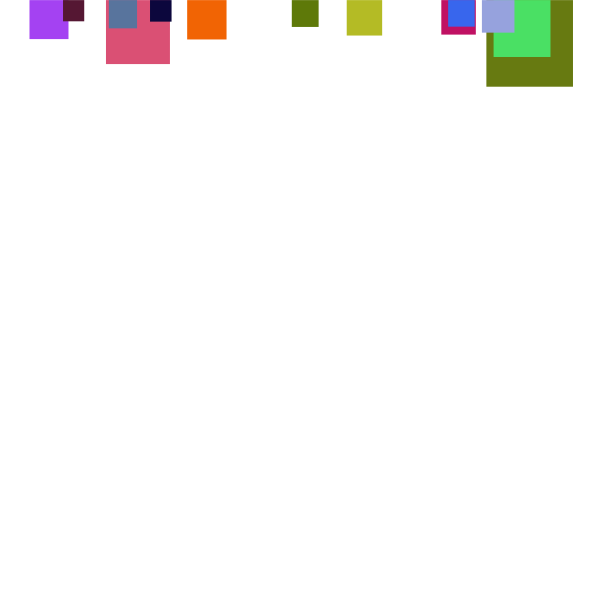
Frame 1 (no input)
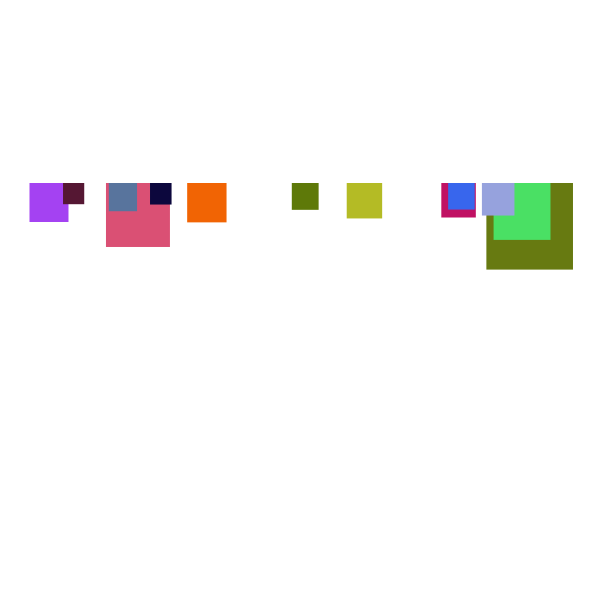
Frame 60 (the mouse pressed at the canvas centre just before this capture)
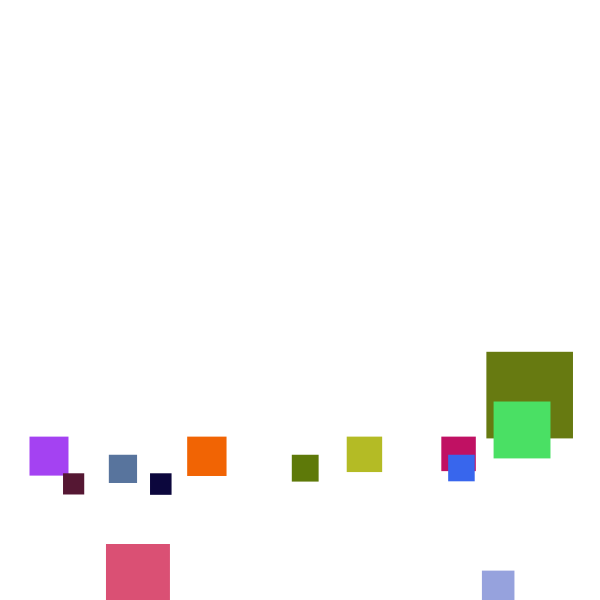
Frame 120 (the mouse held since frame 60 and released just before this capture)

The Processing sketch that drew these frames (run headless with seeded random() and noise(); from frame 60 on, the mouse is pressed at the canvas centre):

// Processing sketch: processing_177168
// ── processing_177168.pde

int numBox = 20;
float g = 0.1; //gravity
float [] v = new float [numBox]; //velocity-speed
color [] c = new color [numBox];
float [] x = new float [numBox];
float [] y = new float [numBox]; 
float [] a = new float [numBox];

void setup() {
  size(600, 600);
  for (int i = 0; i < c.length; i++) {
    c[i] = randomColor();
    a[i] = randomSize();
    v[i] = 0.0;
    x[i] = (i+1)*a[i] + 10.0;
    y[i] = a[i]/2;
  }
}

void draw() {

  gravity();

  background(255);
  for (int i = 0; i < c.length; i++) {
    noStroke();
    fill(c[i]);

    rectMode(CENTER);
    rect(x[i], y[i], a[i], a[i]);
  }
}

void gravity() {
  for (int i = 0; i < c.length; i++) {
    v[i] = v[i] + g;
    y[i] = y[i] + v[i];

    if (y[i] > height - a[i]/2) {
      v[i] = v[i] * (-0.95);
    }
    if (v[i] == 0){
     y[i] = height - a[i]/2;}
  }
}

color randomColor() {
  return color(random(255), random(255), random(255));
}

float randomSize() {
  return random(20, 100);
}
